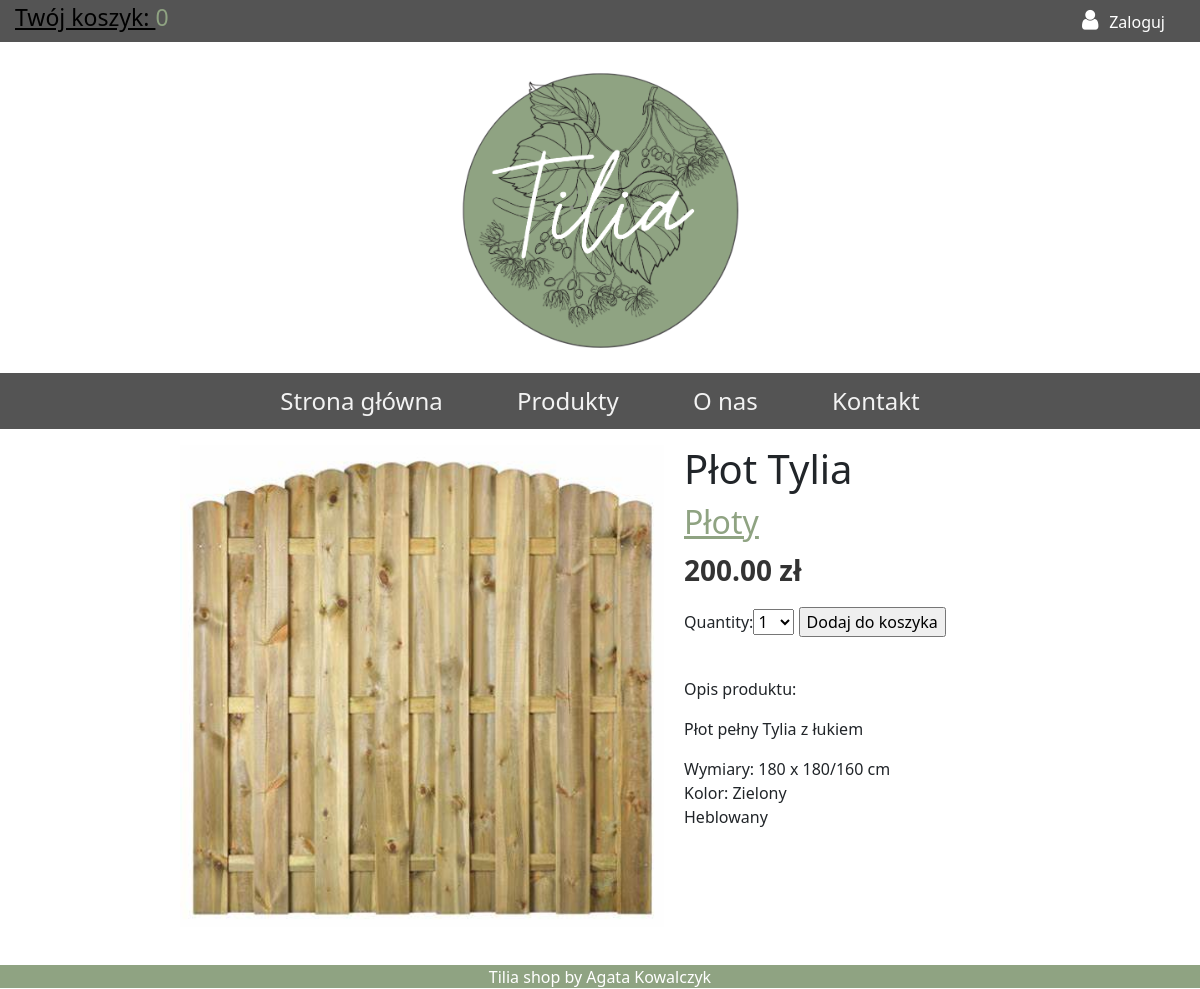
The app's page /product/25/ with its own data.
### shop/models.py (models this page shows, shortened)
class Product(models.Model):
    category = models.ForeignKey(Category, on_delete=models.CASCADE, blank=True, null=True)
    manufacturer = models.ForeignKey(Manufacturer, on_delete=models.CASCADE, blank=True, null=True)
    name = models.CharField(max_length=200)
    image = models.ImageField(upload_to='products/%Y/%m/%d', blank=True)
    description = models.TextField(blank=True)
    price = models.DecimalField(max_digits=1000, decimal_places=2)
    stock = models.PositiveBigIntegerField()
    available = models.BooleanField(default=True)
    new = models.BooleanField(default=True)
    bestseller = models.BooleanField(default=False)
    created = models.DateTimeField(auto_now_add=True)
    updated = models.DateTimeField(auto_now=True)
    class Meta:
        ordering = ('-created',)

class Category(models.Model):
    name = models.CharField(max_length=200)
    description = models.TextField(blank=True)
    class Meta:
        ordering = ('name',)
        verbose_name = 'category'
        verbose_name_plural = 'categories'
    def __str__(self):
        return self.name

### shop/views.py (the view)
# urls.py: path("product/<int:product_id>/", views.product_detail, name="product_detail"),
def product_detail(request, product_id):
    product = get_object_or_404(Product, id=product_id)
    categories = Category.objects.all()
    cart_product_form = CartAddProductForm()
    context = {
        'product': product,
        'categories': categories,
        'cart_product_form': cart_product_form
    }
    return render(request, 'shop/Products/detail.html', context)

### cart/forms.py
class CartAddProductForm(forms.Form):
    quantity = forms.TypedChoiceField(
                                choices=PRODUCT_QUANTITY_CHOICES,
                                coerce=int)
    override = forms.BooleanField(required=False,
                                  initial=False,
                                  widget=forms.HiddenInput)

### cart/cart.py (called while the page is built)
    def __len__(self):
        return sum(item['quantity'] for item in self.cart.values())

### cart/context_processors.py (called while the page is built)
def cart(request):
    return {'cart': Cart(request)}

### shop/templates/shop/Products/detail.html (shortened to what this page needs)
{% extends "shop/base.html" %}
{% load static %}
{% block content %}
    <div class="product-detail">
        <img src="{% if product.image %}{{ product.image.url }}{% else %}{% static 'img/no_image.png' %}{% endif %}">
        <h1>{{ product.name }}</h1>
        <h2><a href="{% url 'products_by_category' product.category.id%}">{{ product.category }}</a></h2>
        <p class="price">{{ product.price }} zł</p>
        <form action="{% url 'cart:cart_add' product.id %}" method="post">
          {{ cart_product_form }}
          <input type="submit" value="Dodaj do koszyka">
        </form>
        <br>
        <p>Opis produktu:</p>
        {{ product.description|linebreaks }}
    </div>
{% endblock %}

### shop/static/css/base.css (style rules this page uses)
html, body { margin:0; padding:0; height:100%; }
.product-detail { margin-left: auto; margin-right: auto; width: 70%; }
.product-detail .price { color:#333; font-size:28px; font-weight:bold; }
.product-detail img { width:60%; float:left; padding:0 20px 20px 0; }
.product-detail h1 { margin-bottom:0; }
.product-detail h2 { margin-top:10px; }
.product-detail a { color: 8fa382; }

### records on screen
Product: image (picture), name "Płot Tylia", category "Płoty", price "200.00", description "Płot pełny Tylia z łukiem Wymiary: 180 x 180/160 cm Kolor: Zielony Heblowany"

### other values on screen
{{ total_items }} "0"
